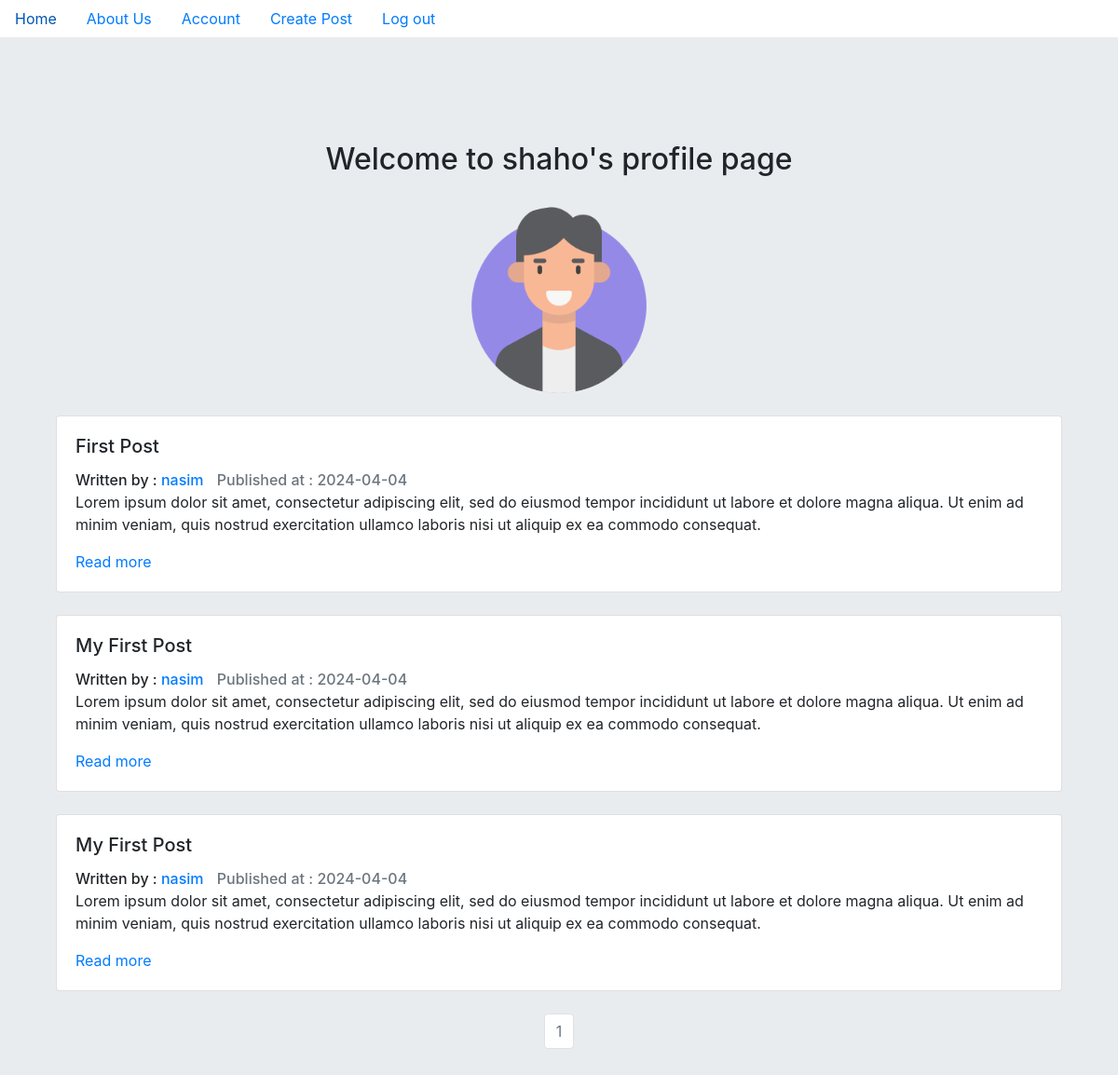
The page /nasim (signed in) on the database its author committed.
### puppycompanyblog/models.py (models this page shows, shortened)
class User(db.Model,UserMixin):
    __tablename__ = 'users'
    id = db.Column(db.Integer, primary_key=True)
    email = db.Column(db.String(64) , unique = True , index = True)
    username = db.Column(db.String(64) , unique = True, index = True)
    password = db.Column(db.String(128))
    profile_image = db.Column(db.String(255) , nullable = False , default = 'default.jpg')
    posts = db.relationship('BlogPosts', backref = 'author', lazy = True)

class BlogPosts(db.Model):
    users = db.relationship(User)
    __tablename__ = 'posts'
    id = db.Column(db.Integer, primary_key=True)
    author_id = db.Column(db.Integer, db.ForeignKey('users.id'), nullable = False)
    title = db.Column(db.String(255), nullable = False)
    content = db.Column(db.Text, nullable = False)
    date_posted = db.Column(db.DateTime, nullable=False, default=datetime.utcnow)

### puppycompanyblog/users/views.py (the view)
@users.route('/<username>')
def user_posts(username):
    page = request.args.get('page', 1, type=int)
    user = User.query.filter_by(username=username).first_or_404()
    blog_posts = BlogPosts.query.filter_by(author=user).order_by(BlogPosts.date_posted.desc()).paginate(page=page, per_page=5)
    return render_template('user_blog_posts.html' , blog_posts= blog_posts , user=user)

### puppycompanyblog/models.py (called while the page is built)
@login_manager.user_loader
def load_user(user_id):
    return User.query.get(user_id)

### puppycompanyblog/templates/user_blog_posts.html (shortened to what this page needs)
{% extends 'base.html' %} {% block content %}
<div class="h-100 d-flex align-items-center justify-content-center">
  <div class="container mt-5 center">
    <div class="text-center">
      <h2>Welcome to {{current_user.username}}'s profile page</h2>
      <br />
    </div>
    <img
      src="{{url_for('static', filename='profile_pics/' + current_user.profile_image)}}"
      class="rounded-circle mx-auto d-block"
      alt=" {{current_user.username}}'s Profile Picture"
      width="200"
    />
    <br />
  </div>
</div>
<div>
  {% for post in blog_posts.items %}
  <div class="container">
    <div class="card">
      <div class="card-body">
        <h5 class="card-title">{{post.title}}</h5>
        <h6 style="display: inline">
          Written by :
          <a
            href="{{url_for('users.user_posts' , username=post.author.username)}}"
            class="card-link"
          >
            {{post.author.username}}
          </a>
        </h6>
        <h6 class="card-subtitle mb-2 text-muted" style="display: inline">
          Published at : {{post.date_posted.strftime('%Y-%m-%d')}}
        </h6>
        <br />
        <p class="card-text">{{post.content[0:231]}}</p>
        <a
          href="{{url_for('core.index' , blog_post_id = post.id) }}"
          class="card-link"
          >Read more</a
        >
      </div>
    </div>
  </div>
  <br />
  {% endfor %}
</div>
<nav aria-label="Page Navigation example">
  <ul class="pagination justify-content-center">
    {% for page_num in blog_posts.iter_pages(left_edge=1, right_edge=1,
    left_current=1,right_current=2) %} {% if blog_posts.page == page_num %}
    <li class="page-item disabled">
      <a
        class="page-link"
        href="{{url_for('users.user_posts', username = user.username , page = page_num)}}"
        >{{page_num}}</a
      >
    </li>
    {% endif %} {% endfor %}
  </ul>
</nav>
{% endblock %}

### rows shown on the page
User: username "shaho", profile_image (placeholder picture)
BlogPosts: title "First Post", author.username "nasim", date_posted "2024-04-04", content "Lorem ipsum dolor sit amet, consectetur adipiscing elit, sed do eiusmod tempor incididunt ut labore et dolore magna aliqua. Ut enim ad minim veniam, quis nostrud exercitation ullamco laboris nisi ut aliquip ex ea commodo consequat."
BlogPosts: title "My First Post", author.username "nasim", date_posted "2024-04-04", content "Lorem ipsum dolor sit amet, consectetur adipiscing elit, sed do eiusmod tempor incididunt ut labore et dolore magna aliqua. Ut enim ad minim veniam, quis nostrud exercitation ullamco laboris nisi ut aliquip ex ea commodo consequat."
BlogPosts: title "My First Post", author.username "nasim", date_posted "2024-04-04", content "Lorem ipsum dolor sit amet, consectetur adipiscing elit, sed do eiusmod tempor incididunt ut labore et dolore magna aliqua. Ut enim ad minim veniam, quis nostrud exercitation ullamco laboris nisi ut aliquip ex ea commodo consequat."

### other values the page prints
{{ page_num }} "1"
